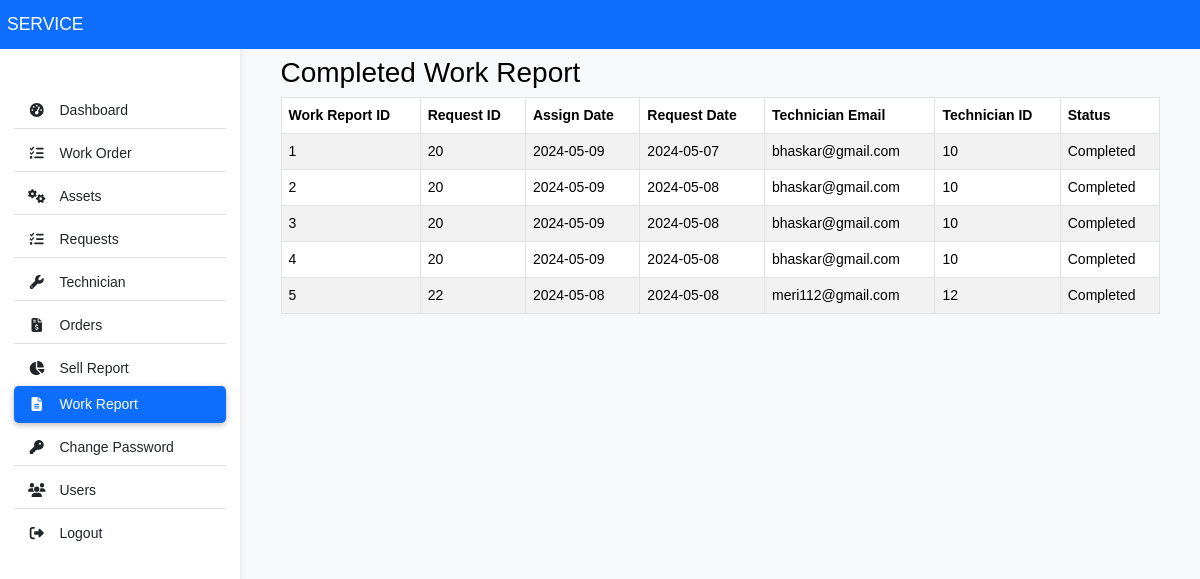
The page /admin/Work_report.php on the database its author committed.
### tables this page shows
CREATE TABLE `work_report_tb` (
  `work_report_id` int(11) NOT NULL,
  `request_id` int(11) DEFAULT NULL,
  `assign_date` date DEFAULT NULL,
  `request_date` date DEFAULT NULL,
  `tech_email` varchar(255) DEFAULT NULL,
  `tech_id` int(11) DEFAULT NULL,
  `status` varchar(50) DEFAULT NULL
);

### admin/Work_report.php (the view, shortened to what this page needs)
<?php
include ('includes/header.php');
include ('../db_connection.php');
$query = "SELECT * FROM work_report_tb WHERE status = 'Completed'";
$result = $conn->query($query);
?>
<div class="container mt-5 col-lg-9">
    <h2>Completed Work Report</h2>
    <div class="table-responsive">
        <table class="table table-striped table-bordered">
            <thead>
                <tr>
                    <th>Work Report ID</th>
                    <th>Request ID</th>
                    <th>Assign Date</th>
                    <th>Request Date</th>
                    <th>Technician Email</th>
                    <th>Technician ID</th>
                    <th>Status</th>
                </tr>
            </thead>
            <tbody>
                <?php
                if ($result->num_rows > 0) {
                    while ($row = $result->fetch_assoc()) {
                        echo "<tr>";
                        echo "<td>" . $row['work_report_id'] . "</td>";
                        echo "<td>" . $row['request_id'] . "</td>";
                        echo "<td>" . $row['assign_date'] . "</td>";
                        echo "<td>" . $row['request_date'] . "</td>";
                        echo "<td>" . $row['tech_email'] . "</td>";
                        echo "<td>" . $row['tech_id'] . "</td>";
                        echo "<td>" . $row['status'] . "</td>";
                        echo "</tr>";
                    }
                } else {
                    echo "<tr><td colspan='7'>No completed work found</td></tr>";
                }
                ?>
            </tbody>
        </table>
    </div>
</div>
<?php include ('includes/footer.php'); ?>

### admin/includes/header.php (shortened to what this page needs)
<!DOCTYPE html>
<html lang="en">
<head>
    <link rel="stylesheet" href="../css/bootstrap.min.css">
    <link rel="stylesheet" href="../css/all.min.css">
    <link rel="stylesheet" href="../css/custom.css">
</head>
<body>
    <nav class="navbar navbar-primary fixed-top bg-primary flex-md-nowrap p-2 shadow-none text-white">
        <a class="navbar-brand col-sm-3 col-md-2 mr-0 text-white" href="dashboard.php">SERVICE</a>
    </nav>
    <div class="container-fluid mt-3">
        <div class="row">
            <nav id="sidebarMenu" class="col-md-2 col-lg-2 d-md-block bg-white sidebar sticky-sidebar d-print-none">
                <div class="position-sticky">
                    <div class="list-group list-group-flush mx-3 mt-4">
                        <a href="dashboard.php" class="list-group-item list-group-item-action py-2 ripple <?php if (PAGE == 'dashboard') {
                            echo 'active';
                        } ?>" aria-current="true">
                            <i class="fas fa-tachometer-alt fa-fw me-3"></i><span>Dashboard</span>
                        </a>
                        <a href="workorder.php" class="list-group-item list-group-item-action py-2 ripple mt-2 <?php if (PAGE == 'workorder') {
                            echo 'active';
                        } ?>">
                            <i class="fas fa-tasks fa-fw me-3"></i><span>Work Order</span>
                        </a>
                        <a href="assets.php" class="list-group-item list-group-item-action py-2 ripple  mt-2 <?php if (PAGE == 'assets') {
                            echo 'active';
                        } ?>"><i class="fas fa-cogs fa-fw me-3"></i><span>Assets</span></a>
                        <a href="userRequest.php" class="list-group-item list-group-item-action py-2 ripple  mt-2 <?php if (PAGE == 'userRequest') {
                            echo 'active';
                        } ?>"><i class="fas fa-tasks fa-fw me-3"></i><span>Requests</span></a>
                        <a href="technician.php" class="list-group-item list-group-item-action py-2 ripple  mt-2 <?php if (PAGE == 'technician') {
                            echo 'active';
                        } ?>">
                            <i class="fas fa-wrench fa-fw me-3"></i><span>Technician</span>
                        </a>
                        <a href="orders.php" class="list-group-item list-group-item-action py-2 ripple  mt-2 <?php if (PAGE == 'orders') {
                            echo 'active';
                        } ?>"><i class="fas fa-file-invoice-dollar fa-fw me-3"></i><span>Orders</span></a>
                        <a href="sell_report.php" class="list-group-item list-group-item-action py-2 ripple  mt-2 <?php if (PAGE == 'sell_report') {
                            echo 'active';
                        } ?>"><i class="fas fa-chart-pie fa-fw me-3"></i><span>Sell Report</span></a>
                        <a href="work_report.php" class="list-group-item list-group-item-action py-2 ripple <?php if (PAGE == 'Work_report') {
                            echo 'active';
                        } ?>"><i class="fas fa-file-alt fa-fw me-3"></i><span>Work Report</span></a>
                        <a href="changepassword.php" class="list-group-item list-group-item-action py-2 ripple  mt-2 <?php if (PAGE == 'changepassword') {
                            echo 'active';
                        } ?>"><i class="fas fa-key fa-fw me-3"></i><span>Change Password</span></a>
                        <a href="users.php" class="list-group-item list-group-item-action py-2 ripple  mt-2 <?php if (PAGE == 'users') {
                            echo 'active';
                        } ?>"><i class="fas fa-users fa-fw me-3"></i><span>Users</span></a>
                        <a href="logout.php" class="list-group-item list-group-item-action py-2 ripple  mt-2 <?php if (PAGE == 'logout') {
                            echo 'active';
                        } ?>"><i class="fas fa-sign-out-alt fa-fw me-3"></i><span>Logout</span></a>
                    </div>
                </div>
            </nav>

### admin/includes/footer.php (shortened to what this page needs)
</div>
</div>
</body>
</html>

### css/custom.css (style rules this page uses)
.navbar-brand { color: blueviolet; }
html, body { position: relative; height: 100%; font-family: Helvetica Neue, Helvetica, Arial, sans-serif; font-size: 14px; color: #000; margin: 0; padding: 0; background: #eee; }
body { background-color: #fbfbfb; }
.sidebar { position: fixed; top: 0; bottom: 0; left: 0; padding: 58px 0 0; box-shadow: 0 2px 5px 0 rgb(0 0 0 / 5%), 0 2px 10px 0 rgb(0 0 0 / 5%); width: 240px; z-index: 600; }
.sidebar .active { border-radius: 5px; box-shadow: 0 2px 5px 0 rgb(0 0 0 / 16%), 0 2px 10px 0 rgb(0 0 0 / 12%); }
body { font-family: 'Arial', sans-serif; background-color: #f8f9fa; }
.sticky-sidebar { position: -webkit-sticky; position: sticky; top: 0; height: 100vh; overflow-y: auto; }
.navbar { z-index: 1000; }

### rows shown on the page
work_report_tb: work_report_id "1", request "20", assign_date "2024-05-09", request_date "2024-05-07", tech_email "bhaskar@gmail.com", tech "10", status "Completed"
work_report_tb: work_report_id "2", request "20", assign_date "2024-05-09", request_date "2024-05-08", tech_email "bhaskar@gmail.com", tech "10", status "Completed"
work_report_tb: work_report_id "3", request "20", assign_date "2024-05-09", request_date "2024-05-08", tech_email "bhaskar@gmail.com", tech "10", status "Completed"
work_report_tb: work_report_id "4", request "20", assign_date "2024-05-09", request_date "2024-05-08", tech_email "bhaskar@gmail.com", tech "10", status "Completed"
work_report_tb: work_report_id "5", request "22", assign_date "2024-05-08", request_date "2024-05-08", tech_email "meri112@gmail.com", tech "12", status "Completed"
